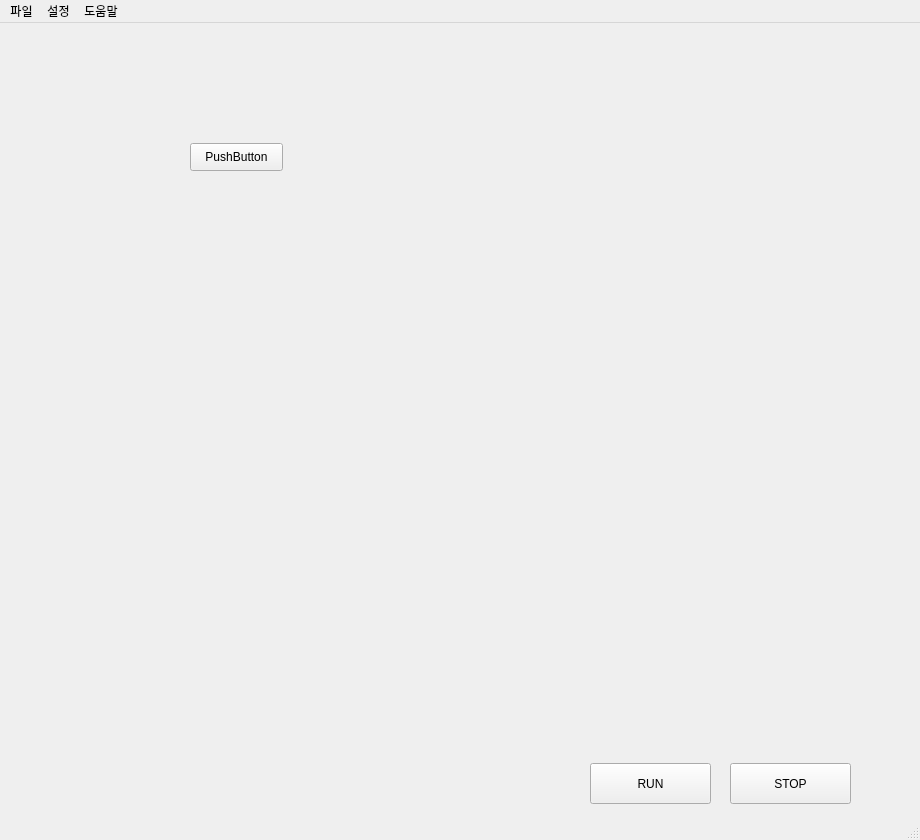
<?xml version="1.0" encoding="UTF-8"?>
<ui version="4.0">
 <class>LimsAuto</class>
 <widget class="QMainWindow" name="LimsAuto">
  <property name="geometry">
   <rect>
    <x>0</x>
    <y>0</y>
    <width>920</width>
    <height>840</height>
   </rect>
  </property>
  <property name="windowTitle">
   <string>Lims Auto (1.0v)</string>
  </property>
  <widget class="QWidget" name="centralwidget">
   <widget class="QPushButton" name="RPA_RUN">
    <property name="geometry">
     <rect>
      <x>590</x>
      <y>740</y>
      <width>121</width>
      <height>41</height>
     </rect>
    </property>
    <property name="toolTip">
     <string/>
    </property>
    <property name="text">
     <string>RUN</string>
    </property>
   </widget>
   <widget class="QPushButton" name="RPA_STOP">
    <property name="geometry">
     <rect>
      <x>730</x>
      <y>740</y>
      <width>121</width>
      <height>41</height>
     </rect>
    </property>
    <property name="toolTip">
     <string/>
    </property>
    <property name="text">
     <string>STOP</string>
    </property>
   </widget>
   <widget class="QPushButton" name="testbtn">
    <property name="geometry">
     <rect>
      <x>190</x>
      <y>120</y>
      <width>93</width>
      <height>28</height>
     </rect>
    </property>
    <property name="text">
     <string>PushButton</string>
    </property>
   </widget>
  </widget>
  <widget class="QMenuBar" name="menubar">
   <property name="geometry">
    <rect>
     <x>0</x>
     <y>0</y>
     <width>920</width>
     <height>26</height>
    </rect>
   </property>
   <widget class="QMenu" name="menu_file">
    <property name="title">
     <string>파일</string>
    </property>
    <addaction name="menu_file_open"/>
    <addaction name="menu_file_Save"/>
    <addaction name="menu_file_SaveAs"/>
    <addaction name="separator"/>
    <addaction name="separator"/>
    <addaction name="menu_file_Quit"/>
   </widget>
   <widget class="QMenu" name="menu_setting">
    <property name="title">
     <string>설정</string>
    </property>
    <addaction name="menu_setting_setting"/>
   </widget>
   <widget class="QMenu" name="menu_help">
    <property name="title">
     <string>도움말</string>
    </property>
    <addaction name="menu_help_help"/>
   </widget>
   <addaction name="menu_file"/>
   <addaction name="menu_setting"/>
   <addaction name="menu_help"/>
  </widget>
  <widget class="QStatusBar" name="statusBar"/>
  <action name="menu_file_open">
   <property name="text">
    <string>불러오기</string>
   </property>
  </action>
  <action name="menu_file_Save">
   <property name="text">
    <string>저장</string>
   </property>
  </action>
  <action name="menu_file_SaveAs">
   <property name="text">
    <string>다른이름으로 저장</string>
   </property>
  </action>
  <action name="menu_setting_setting">
   <property name="text">
    <string>설정</string>
   </property>
  </action>
  <action name="menu_help_help">
   <property name="text">
    <string>도움말 보기</string>
   </property>
  </action>
  <action name="menu_file_Quit">
   <property name="text">
    <string>끝내기</string>
   </property>
  </action>
 </widget>
 <resources/>
 <connections/>
 <designerdata>
  <property name="gridDeltaX">
   <number>10</number>
  </property>
  <property name="gridDeltaY">
   <number>10</number>
  </property>
  <property name="gridSnapX">
   <bool>true</bool>
  </property>
  <property name="gridSnapY">
   <bool>true</bool>
  </property>
  <property name="gridVisible">
   <bool>true</bool>
  </property>
 </designerdata>
</ui>
